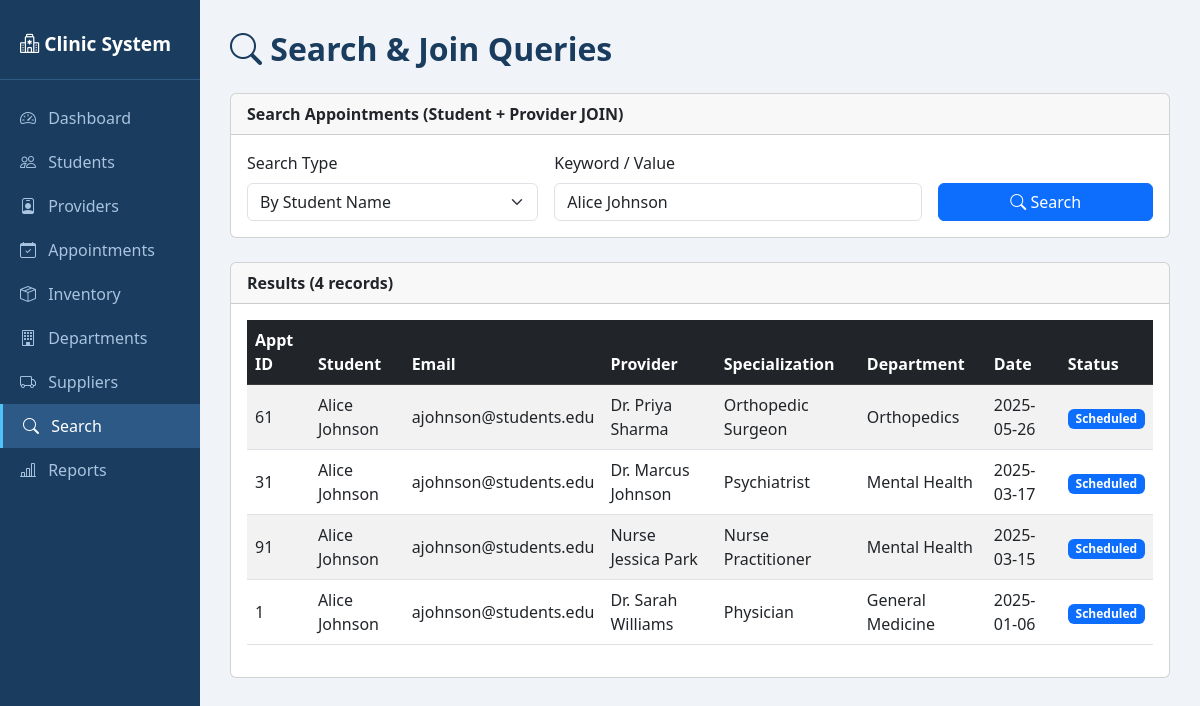
Screenshot of /search.php?keyword=Alice Johnson with the database file from the repository.
### tables this page shows
CREATE TABLE Appointment (
    appointment_id   INT AUTO_INCREMENT PRIMARY KEY,
    appointment_date DATE         NOT NULL,
    status           VARCHAR(20)  NOT NULL,
    student_id       INT          NOT NULL,
    provider_id      INT          NOT NULL,
    CONSTRAINT chk_status CHECK (status IN ('Scheduled','Completed','Cancelled')),
    CONSTRAINT fk_appt_student  FOREIGN KEY (student_id)
        REFERENCES Student(student_id)            ON DELETE RESTRICT ON UPDATE CASCADE,
    CONSTRAINT fk_appt_provider FOREIGN KEY (provider_id)
        REFERENCES Healthcare_Provider(provider_id) ON DELETE RESTRICT ON UPDATE CASCADE
);

CREATE TABLE Student (
    student_id    INT AUTO_INCREMENT PRIMARY KEY,
    name          VARCHAR(100) NOT NULL,
    email         VARCHAR(150) NOT NULL UNIQUE,
    date_of_birth DATE         NOT NULL,
    phone         VARCHAR(20)  NOT NULL
);

CREATE TABLE Healthcare_Provider (
    provider_id     INT AUTO_INCREMENT PRIMARY KEY,
    name            VARCHAR(100) NOT NULL,
    specialization  VARCHAR(100) NOT NULL,
    contact         VARCHAR(100) NOT NULL,
    department_id   INT NOT NULL,
    CONSTRAINT fk_provider_dept FOREIGN KEY (department_id)
        REFERENCES Department(department_id) ON DELETE RESTRICT ON UPDATE CASCADE
);

CREATE TABLE Department (
    department_id   INT AUTO_INCREMENT PRIMARY KEY,
    department_name VARCHAR(100) NOT NULL,
    location        VARCHAR(150) NOT NULL
);

### search.php (the view, shortened to what this page needs)
<!DOCTYPE html>
<html lang="en">
<head>
  <link rel="stylesheet" href="https://cdn.jsdelivr.net/npm/bootstrap@5.3.0/dist/css/bootstrap.min.css">
  <link rel="stylesheet" href="https://cdn.jsdelivr.net/npm/bootstrap-icons@1.10.5/font/bootstrap-icons.css">
</head>
<body>
<div class="container-fluid"><div class="row">
  <div class="col-md-2 sidebar">
    <div class="brand"><i class="bi bi-hospital"></i> Clinic System</div>
    <nav class="nav flex-column mt-3">
      <a href="index.php" class="nav-link"><i class="bi bi-speedometer2"></i> Dashboard</a>
      <a href="students.php" class="nav-link"><i class="bi bi-people"></i> Students</a>
      <a href="providers.php" class="nav-link"><i class="bi bi-person-badge"></i> Providers</a>
      <a href="appointments.php" class="nav-link"><i class="bi bi-calendar-check"></i> Appointments</a>
      <a href="inventory.php" class="nav-link"><i class="bi bi-box-seam"></i> Inventory</a>
      <a href="departments.php" class="nav-link"><i class="bi bi-building"></i> Departments</a>
      <a href="suppliers.php" class="nav-link"><i class="bi bi-truck"></i> Suppliers</a>
      <a href="search.php" class="nav-link active"><i class="bi bi-search"></i> Search</a>
      <a href="reports.php" class="nav-link"><i class="bi bi-bar-chart-line"></i> Reports</a>
    </nav>
  </div>
  <div class="col-md-10 main-content">
    <h2 class="page-title"><i class="bi bi-search"></i> Search &amp; Join Queries</h2>
    <?php
    $pdo = getDBConnection();
    $query_type = $_GET['qtype'] ?? '';
    $keyword = trim($_GET['keyword'] ?? '');
    ?>
    <div class="card mb-4">
      <div class="card-header fw-bold">Search Appointments (Student + Provider JOIN)</div>
      <div class="card-body">
        <form method="get" class="row g-3">
          <div class="col-md-4">
            <label class="form-label">Search Type</label>
            <select name="qtype" class="form-select">
              <option value="student"   <?= $query_type==='student'   ? 'selected':'' ?>>By Student Name</option>
            </select>
          </div>
          <div class="col-md-5">
            <label class="form-label">Keyword / Value</label>
            <input type="text" class="form-control" name="keyword" value="<?= htmlspecialchars($keyword) ?>" placeholder="Enter search term...">
          </div>
          <div class="col-md-3 d-flex align-items-end">
            <button class="btn btn-primary w-100"><i class="bi bi-search"></i> Search</button>
          </div>
        </form>
      </div>
    </div>
    <?php if ($keyword !== ''): ?>
    <?php
    $col = match($query_type) {
      'provider' => 'hp.name',
      'status'   => 'a.status',
      'date'     => 'a.appointment_date',
      default    => 's.name',
    };
    $stmt = $pdo->prepare("
      SELECT a.appointment_id, a.appointment_date, a.status,
             s.student_id, s.name AS student_name, s.email,
             hp.provider_id, hp.name AS provider_name, hp.specialization,
             d.department_name
      FROM Appointment a
      JOIN Student s            ON a.student_id  = s.student_id
      JOIN Healthcare_Provider hp ON a.provider_id = hp.provider_id
      JOIN Department d         ON hp.department_id = d.department_id
      WHERE $col LIKE ?
      ORDER BY a.appointment_date DESC");
    $stmt->execute(["%$keyword%"]);
    $results = $stmt->fetchAll();
    ?>
    <div class="card">
      <div class="card-header fw-bold">Results (<?= count($results) ?> records)</div>
      <div class="card-body table-responsive">
        <?php if (empty($results)): ?>
          <p class="text-muted">No results found.</p>
        <?php else: ?>
        <table class="table table-striped align-middle">
          <thead class="table-dark">
            <tr><th>Appt ID</th><th>Student</th><th>Email</th><th>Provider</th><th>Specialization</th><th>Department</th><th>Date</th><th>Status</th></tr>
          </thead>
          <tbody>
          <?php foreach ($results as $r):
            $badge = match($r['status']){ 'Completed'=>'success','Scheduled'=>'primary','Cancelled'=>'danger', default=>'secondary' };
          ?>
          <tr>
            <td><?= $r['appointment_id'] ?></td>
            <td><?= htmlspecialchars($r['student_name']) ?></td>
            <td><?= htmlspecialchars($r['email']) ?></td>
            <td><?= htmlspecialchars($r['provider_name']) ?></td>
            <td><?= htmlspecialchars($r['specialization']) ?></td>
            <td><?= htmlspecialchars($r['department_name']) ?></td>
            <td><?= $r['appointment_date'] ?></td>
            <td><span class="badge bg-<?= $badge ?>"><?= $r['status'] ?></span></td>
          </tr>
          <?php endforeach; ?>
          </tbody>
        </table>
        <?php endif; ?>
      </div>
    </div>
    <?php endif; ?>
  </div>
</div></div>
</body>
</html>

### search.php (style rules this page uses)
body { background:#f0f4f8 }
.sidebar { background:#1a3c5e;min-height:100vh;padding:20px 0 }
.sidebar .brand { color:#fff;font-size:1.2rem;font-weight:700;padding:10px 20px 20px;border-bottom:1px solid #2d5986 }
.sidebar .nav-link { color:#a8c4e0;padding:10px 20px;transition:all .2s }
.sidebar .nav-link:hover,.sidebar .nav-link.active { background:#2d5986;color:#fff;border-left:3px solid #4fc3f7 }
.sidebar .nav-link i { margin-right:8px }
.main-content { padding:30px }
.page-title { color:#1a3c5e;font-weight:700;margin-bottom:25px }

### rows the page displays
appointment: appointment_id "61", student.name "Alice Johnson", student.email "ajohnson@students.edu", provider.name "Dr. Priya Sharma", provider.specialization "Orthopedic Surgeon", department.department_name "Orthopedics", appointment_date "2025-05-26", status "Scheduled"
appointment: appointment_id "31", student.name "Alice Johnson", student.email "ajohnson@students.edu", provider.name "Dr. Marcus Johnson", provider.specialization "Psychiatrist", department.department_name "Mental Health", appointment_date "2025-03-17", status "Scheduled"
appointment: appointment_id "91", student.name "Alice Johnson", student.email "ajohnson@students.edu", provider.name "Nurse Jessica Park", provider.specialization "Nurse Practitioner", department.department_name "Mental Health", appointment_date "2025-03-15", status "Scheduled"
appointment: appointment_id "1", student.name "Alice Johnson", student.email "ajohnson@students.edu", provider.name "Dr. Sarah Williams", provider.specialization "Physician", department.department_name "General Medicine", appointment_date "2025-01-06", status "Scheduled"

### other values shown
count($results) "4"
